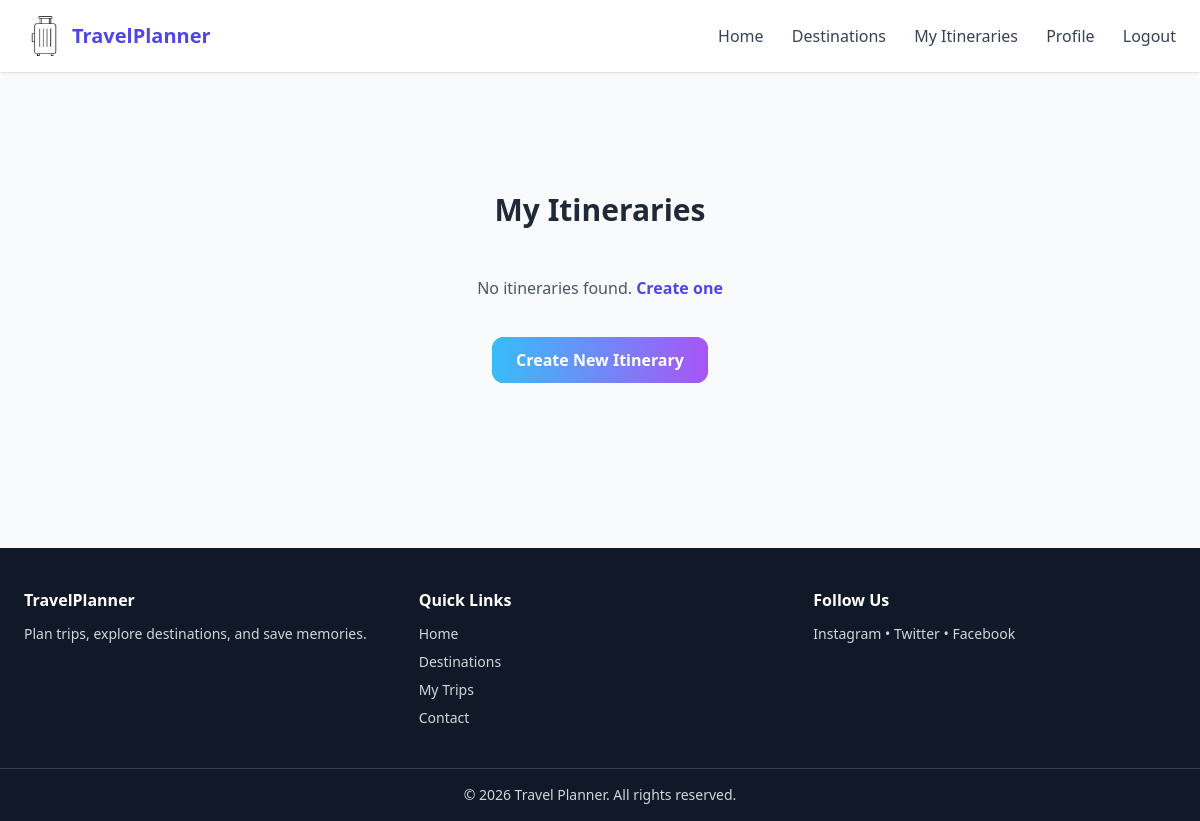
Before: /itineraries/ (signed in) with the older database file.
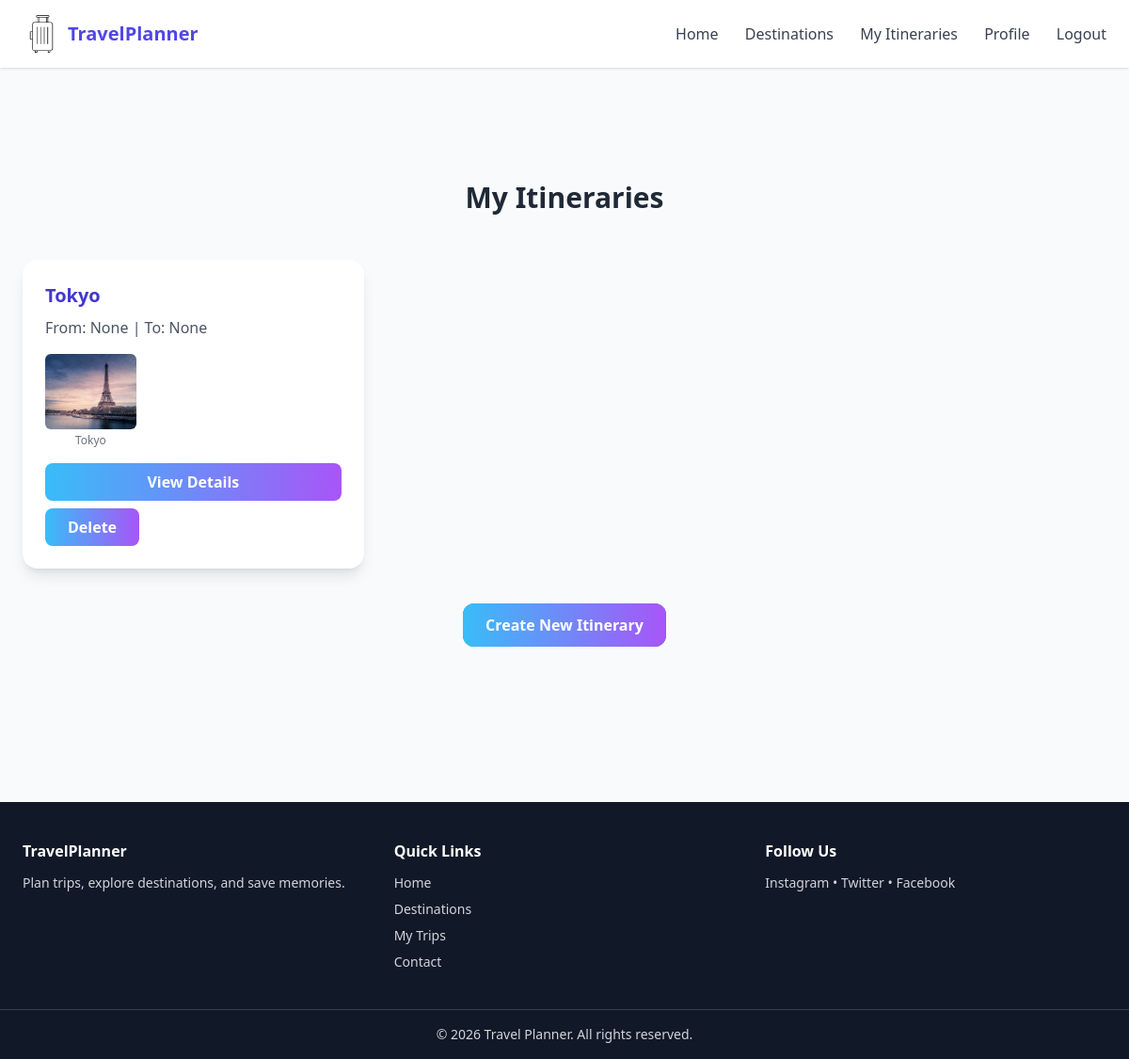
After: the same page with the newer database file.
### core/models.py (models this page shows, shortened)
class Itinerary(models.Model):
    user = models.ForeignKey(User, on_delete=models.CASCADE, related_name='itineraries')
    destinations = models.ManyToManyField('Destination', related_name='itineraries')
    name = models.CharField(max_length=100)
    start_date = models.DateField(null=True, blank=True)
    end_date = models.DateField(null=True, blank=True)
    created_at = models.DateTimeField(auto_now_add=True)

class Destination(models.Model):
    name = models.CharField(max_length=100)
    country = models.CharField(max_length=100)
    description = models.TextField()
    image = models.ImageField(upload_to='destinations/')
    price_range = models.CharField(max_length=50)
    rating = models.DecimalField(max_digits=2, decimal_places=1)
    slug = models.SlugField(unique=True, blank=True, null=True)  # new field for URL
    tag = models.CharField(max_length=50, blank=True)

### core/views.py (the view)
# urls.py: path('itineraries/', views.itinerary_list, name='itinerary_list'),
@login_required
def itinerary_list(request):
    itineraries = Itinerary.objects.filter(user=request.user)
    return render(request, 'core/itinerary_list.html', {'itineraries': itineraries})

### core/templates/core/itinerary_list.html (shortened to what this page needs)
{% extends 'core/base.html' %}
{% block content %}
<section class="bg-gray-50 py-24">
    <div class="max-w-7xl mx-auto px-6">
        <h2 class="text-3xl font-bold text-center mb-12">My Itineraries</h2>
        {% if itineraries %}
        <div class="grid grid-cols-1 sm:grid-cols-2 lg:grid-cols-3 gap-8">
            {% for itinerary in itineraries %}
            <div class="bg-white rounded-2xl shadow-lg hover:shadow-2xl transition transform hover:-translate-y-1">
                <div class="p-6 flex flex-col h-full">
                    <h3 class="text-xl font-bold mb-2 text-indigo-700">{{ itinerary.name }}</h3>
                    <p class="text-gray-600 mb-4">From: <span class="font-medium">{{ itinerary.start_date }}</span> | To: <span class="font-medium">{{ itinerary.end_date }}</span></p>
                    {% if itinerary.destinations.all %}
                    <div class="grid grid-cols-3 gap-3 mb-4">
                        {% for dest in itinerary.destinations.all|slice:":6" %}
                        <div class="flex flex-col items-center">
                            <img src="{{ dest.image.url }}" alt="{{ dest.name }}" class="w-full h-20 object-cover rounded-md shadow-sm">
                            <p class="text-xs text-gray-500 text-center mt-1 truncate">{{ dest.name }}</p>
                        </div>
                        {% endfor %}
                    </div>
                    {% else %}
                    <p class="text-gray-400 text-center mb-4">No destinations added yet.</p>
                    {% endif %}
                    <div class="mt-auto flex flex-col gap-2">
                        <a href="{% url 'itinerary_detail' itinerary.pk %}" class="btn bg-indigo-600 hover:bg-indigo-700 text-white py-2 rounded-lg text-center">View Details</a>
                        <form action="{% url 'itinerary_delete' itinerary.pk %}" method="POST">
                            <button type="submit" class="btn bg-red-600 hover:bg-red-700 text-white py-2 rounded-lg text-center">Delete</button>
                        </form>
                    </div>
                </div>
            </div>
            {% endfor %}
        </div>
        {% else %}
        <p class="text-center text-gray-600 mt-6">No itineraries found. <a href="{% url 'itinerary_create' %}" class="text-indigo-600 font-semibold">Create one</a></p>
        {% endif %}
        <div class="text-center mt-12">
            <a href="{% url 'itinerary_create' %}" class="btn bg-green-600 hover:bg-green-700 text-white py-3 px-6 rounded-xl">Create New Itinerary</a>
        </div>
    </div>
</section>
{% endblock %}

### core/templates/core/base.html (shortened to what this page needs)
{% load static %}
<!DOCTYPE html>
<html lang="en">
<head>
    <script src="https://cdn.tailwindcss.com"></script>
    <link rel="stylesheet" href="{% static 'css/styles.css' %}">
</head>
<body class="bg-gray-50 text-gray-800">
<nav class="fixed top-0 w-full bg-white shadow z-50">
    <div class="max-w-7xl mx-auto px-6 py-4 flex justify-between items-center">
        <div class="flex items-center gap-2">
            <img src="{% static 'images/logo.png' %}" class="h-10" alt="Logo">
            <span class="text-xl font-bold text-indigo-600">TravelPlanner</span>
        </div>
        <div class="space-x-6 hidden md:block">
            <a href="{% url 'home' %}" class="nav-link">Home</a>
            <a href="{% url 'destination_list' %}" class="nav-link">Destinations</a>
            {% if user.is_authenticated %}
                <a href="{% url 'itinerary_list' %}" class="nav-link">My Itineraries</a>
            {% endif %}
            <a href="{% url 'profile' %}" class="nav-link">
            {% if user.is_authenticated %}Profile{% else %}Login{% endif %}
            </a>
            {% if user.is_authenticated %}
                <a href="{% url 'logout' %}" class="nav-link">Logout</a>
            {% else %}
                <a href="{% url 'signup' %}" class="nav-link">Signup</a>
            {% endif %}
        </div>
    </div>
</nav>
<main class="pt-24">
    {% block content %}{% endblock %}
</main>
<footer class="bg-gray-900 text-gray-300 mt-20">
    <div class="max-w-7xl mx-auto px-6 py-10 grid md:grid-cols-3 gap-8">
        <div>
            <h3 class="font-bold text-white mb-3">TravelPlanner</h3>
            <p class="text-sm">Plan trips, explore destinations, and save memories.</p>
        </div>
        <div>
            <h3 class="font-bold text-white mb-3">Quick Links</h3>
            <ul class="space-y-2 text-sm">
                <li>Home</li>
                <li>Destinations</li>
                <li>My Trips</li>
                <li>Contact</li>
            </ul>
        </div>
        <div>
            <h3 class="font-bold text-white mb-3">Follow Us</h3>
            <p class="text-sm">Instagram • Twitter • Facebook</p>
        </div>
    </div>
    <div class="text-center py-4 text-sm border-t border-gray-700">
        © 2026 Travel Planner. All rights reserved.
    </div>
</footer>
</body>
</html>

### core/static/css/styles.css (style rules this page uses)
.nav-link { color: #374151; font-weight: 500; transition: color 0.3s ease; }
.btn { background: linear-gradient(90deg, #38bdf8, #a855f7); color: white; padding: 0.75rem 1.5rem; border-radius: 9999px; font-weight: 600; transition: all 0.3s ease; }

Changed rows visible on the page:
added Itinerary: name "Tokyo", start_date "None", end_date "None"
now on this page (row unchanged): Destination: image (picture), name "Tokyo"
Other visible differences:
text no longer shown: "No itineraries found. Create one"
